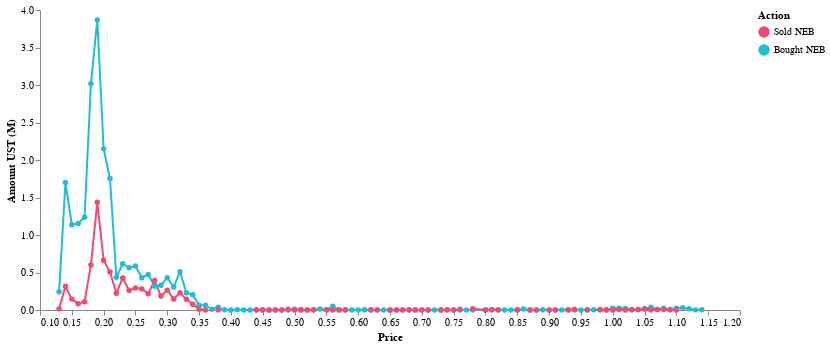

Notebook source saved alongside this figure:
### Code cell
cp.ust_traded_prices_chart(dp.ust_traded_prices_df)

### Figure 1 — Vega-Lite specification as saved in the notebook (floating-point values rounded to 4 significant figures; data arrays with more than 128 entries replaced by an {"elided": "..."} marker saying what was removed)
{"config": {"view": {"continuousWidth": 400, "continuousHeight": 300, "strokeOpacity": 0}, "axis": {"grid": false}, "axisX": {"labelAngle": 0}, "mark": {"color": "#21bcd7"}}, "data": {"name": "data-a69ba10e519547bc644d0fa821e0fee6"}, "mark": {"type": "line", "point": true}, "encoding": {"color": {"field": "Action", "scale": {"domain": ["Sold NEB", "Bought NEB"], "range": ["#F24A72", "#21bcd7"]}, "type": "nominal"}, "tooltip": [{"field": "Amount UST (M)", "type": "nominal"}, {"field": "Price", "type": "quantitative"}, {"field": "Amount", "type": "quantitative"}], "x": {"field": "Price", "sort": {"order": "ascending"}, "type": "quantitative"}, "y": {"field": "Amount UST (M)", "type": "quantitative"}}, "width": 700, "$schema": "https://vega.github.io/schema/vega-lite/v4.17.0.json", "datasets": {"data-a69ba10e519547bc644d0fa821e0fee6": {"elided": "202 records"}}}
